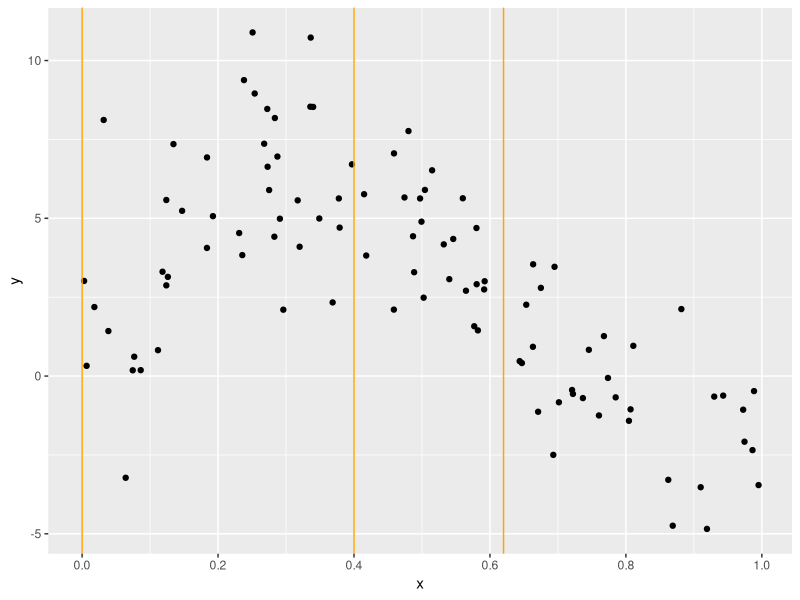
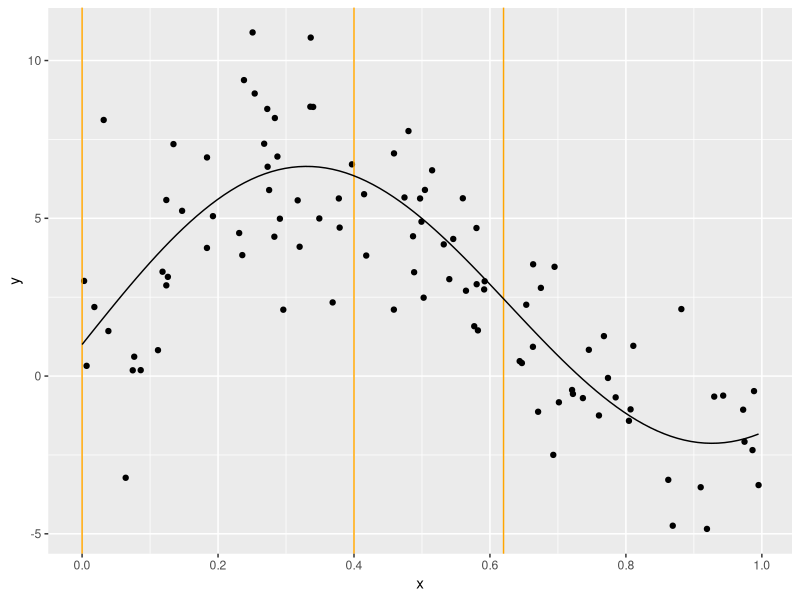
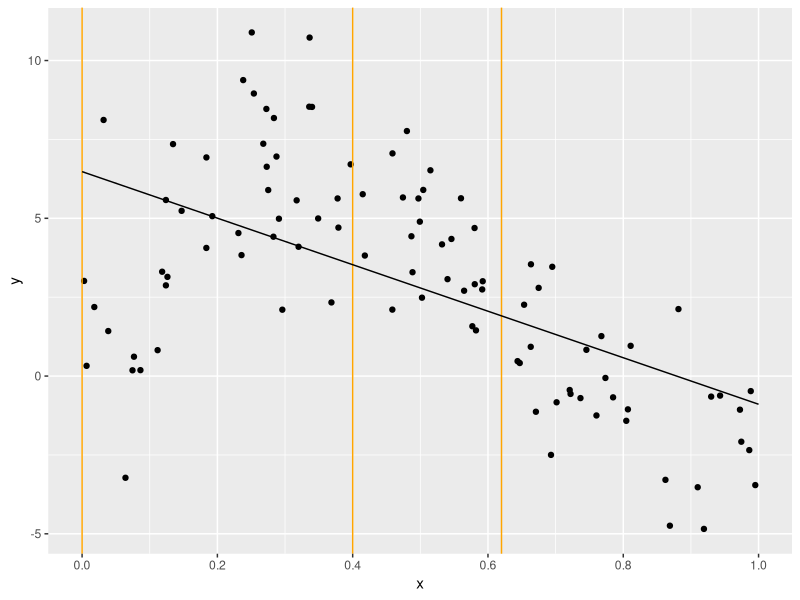
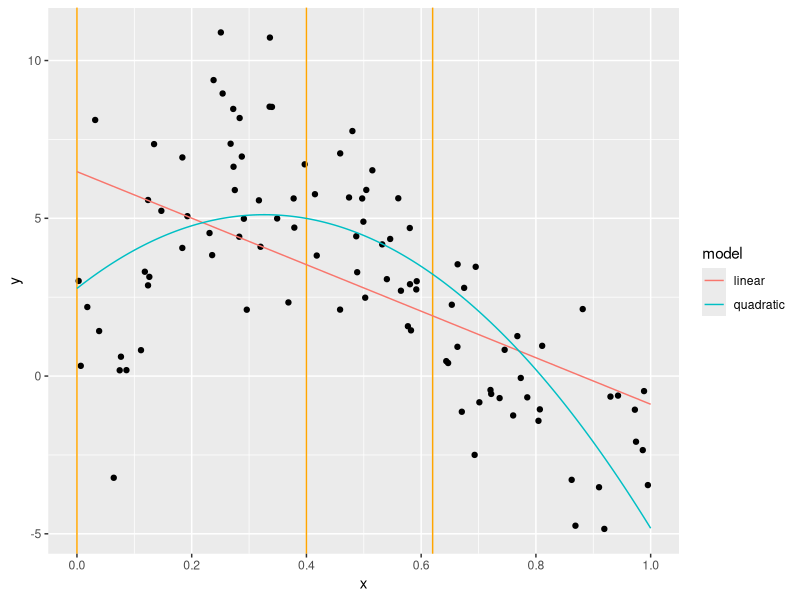
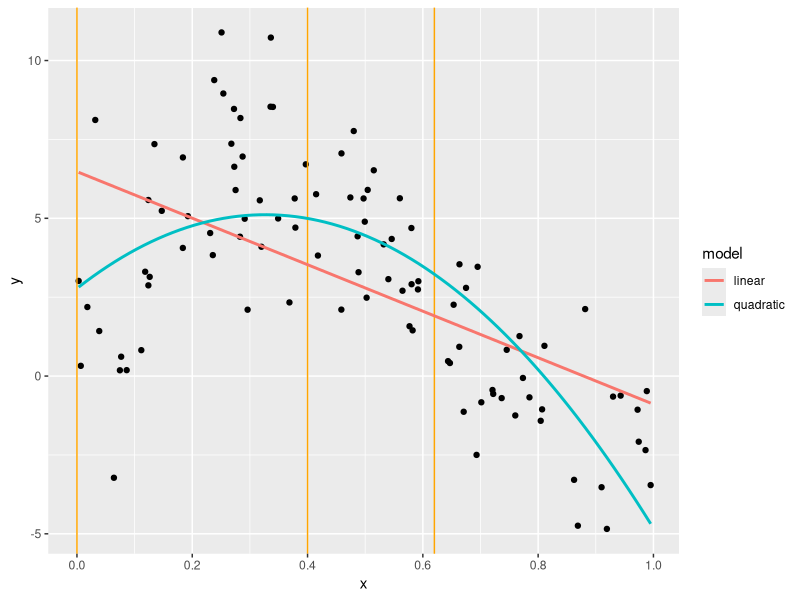
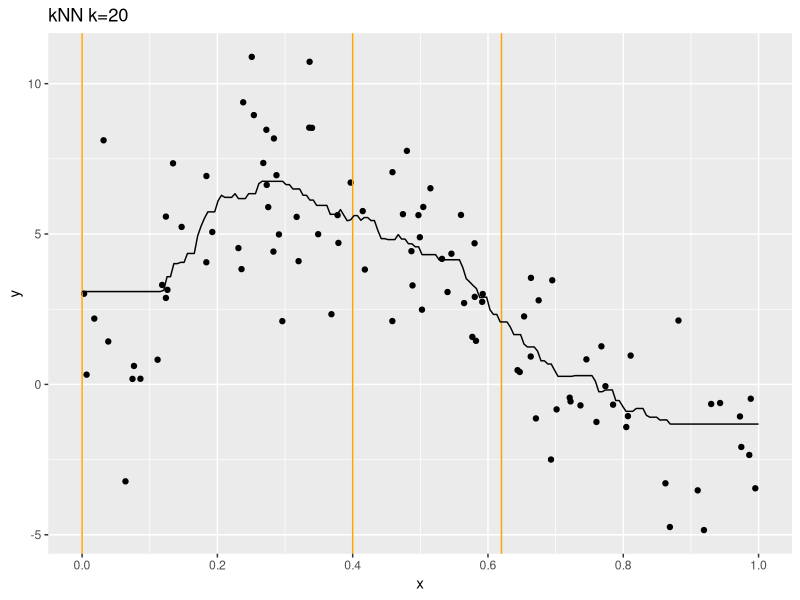
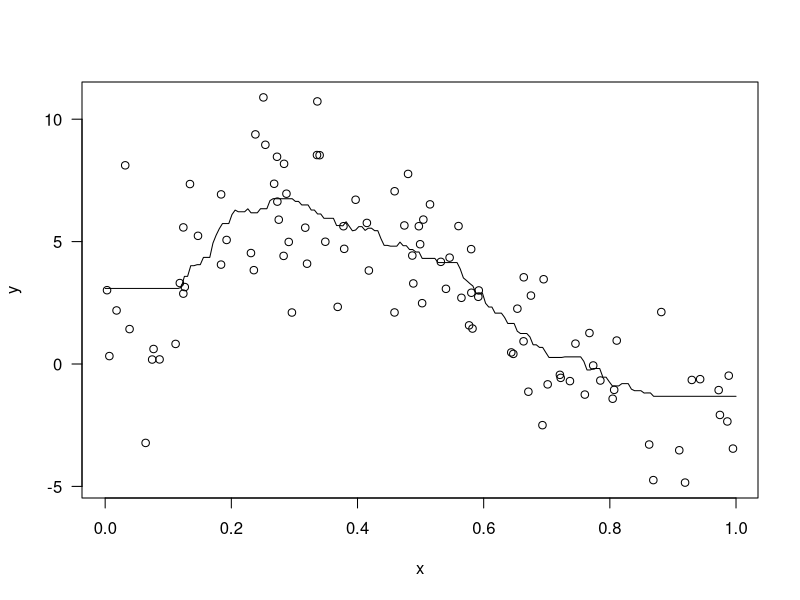

The R script that drew these images, in order:
#####################################################################
## R Code for supervised learning.
## - See lecture: supervised_1.pdf
## 
## Michael D. Porter
## Created: Oct 2019
## For: Data Mining (SYS-6018) at University of Virginia
## Website: https://mdporter.github.io/SYS6018/
#####################################################################

#-- Load Required Packages
library(tidyverse)
library(FNN)
library(broom)


#--------------------------------------------------------------------#
#-- Generate Data
#--------------------------------------------------------------------#

#-- Functions
sim_x <- function(n) runif(n)           # U[0,1]
f <- function(x) 1 + 2*x +5*sin(5*x)   # true mean function
sim_y <- function(x, sd){               # generate Y|X from N{f(x),sd}
  n = length(x)
  f(x) + rnorm(n, sd=sd)             
}

#-- Settings
n = 100                                 # number of observations
sd = 2                                  # stdev for error

#-- Generate Data
set.seed(825)                           # set seed for reproducibility
x = sim_x(n)                            # get x values
y = sim_y(x, sd=sd)                     # get y values
data_train = tibble(x, y)               # training data tibble

#-- Scatter plot
gg_example = ggplot(data_train, aes(x,y)) +   # data and global aesthetics
  geom_point() +                              # add points
  geom_vline(xintercept=c(0, .4, .62), col="orange") + # add vertical lines
  scale_x_continuous(breaks=seq(0, 1, by=.20)) # change x axis labels

gg_example                              # saved base plot for later use

# plot(x, y, las=1)
# grid()
# abline(v=c(0, .40, .62), col="orange")

#-- Add true mean line
gg_example + 
  geom_function(fun=f, color="black")

#--------------------------------------------------------------------#
#-- Simple Linear Model
#--------------------------------------------------------------------#

#-- Fitting
m1 = lm(y~x, data=data_train) # fit simple OLS
summary(m1)                   # summary of model

#- tidy output using broom
broom::tidy(m1)               # model coefficients (as a data frame)
broom::glance(m1)             # model properties

#-- Prediction
xseq = seq(0, 1, length=200)        # sequence of 200 equally spaced values from 0 to 1
xeval = tibble(x = xseq)            # make into a tibble object
yhat1 = predict(m1, newdata=xeval)  # vector of yhat's (predictions)

#- tidy predictions using broom::augment()
broom::augment(m1, newdata=xeval)

#-- Plotting
gg_example +                        # re-use base plot
  geom_line(data=tibble(x=xseq, y=yhat1), col="black")  
  # geom_smooth(method="lm")                 # equivalent method

# plot(x, y, las=1)                 # plot data
# lines(xseq, yhat1, col="black")   # add fitted line


#--------------------------------------------------------------------#
#-- Polynomial Models
#--------------------------------------------------------------------#

#-- Fit Quadratic Model
m2 = lm(y~poly(x, degree=2), data=data_train) 
yhat2 = predict(m2, newdata=xeval)  

#- ggplot2 plot
poly.data = tibble(x = xseq, linear=yhat1, quadratic=yhat2) %>%  # long data
  pivot_longer(-x, names_to="model", values_to="y")
gg_example + 
  geom_line(data=poly.data, aes(color=model)) 

#- using geom_smooth() to fit automatically  
gg_example + 
  geom_smooth(method="lm", se=FALSE, aes(color="linear")) + 
  geom_smooth(method="lm", formula="y~poly(x,2)", se=FALSE, aes(color="quadratic")) + 
  scale_color_discrete(name="model")
    
# #- base R plot
# plot(x, y, las=1)                 
# lines(xseq, yhat1, col="black")   
# lines(xseq, yhat2, col="red")
# legend("topright", 
#        c("linear", "quadratic"), 
#        col=c("black", "red"), 
#        lty=1, cex=.8)

#--------------------------------------------------------------------#
#-- kNN regression
#--------------------------------------------------------------------#
library(FNN)                   # For kNN regression

#-- fit a k=20 knn regression
knn.20 = knn.reg(select(data_train, x), test=xeval, y=data_train$y, k=20)

#-- ggplot2 plot
gg_example + 
  geom_line(data=tibble(x=xseq, y=knn.20$pred)) + 
  ggtitle("kNN k=20")

#-- base R plot
plot(x, y, las=1) 
lines(xseq, knn.20$pred)
